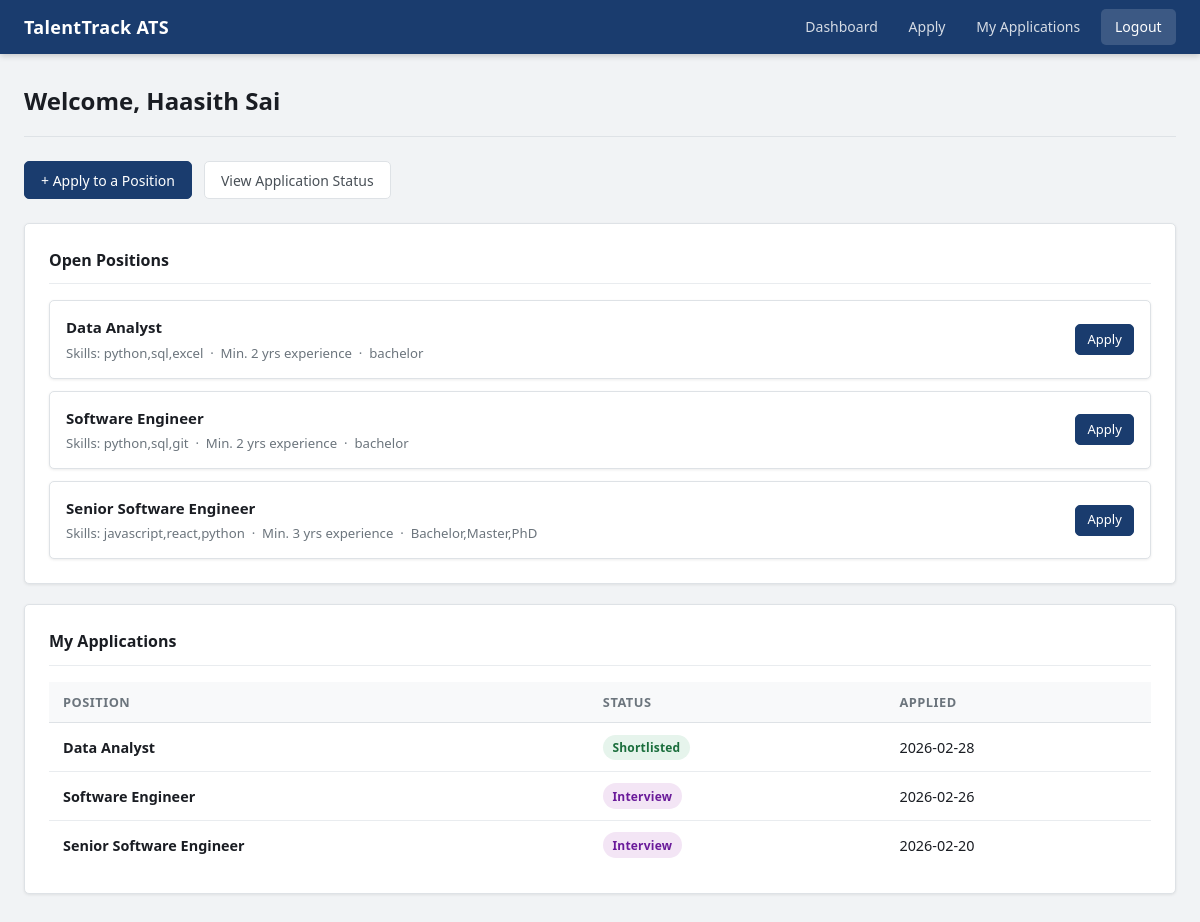
/candidate/dashboard (signed in), run on the app's committed database.
### tables this page shows
CREATE TABLE jobs (
    id INTEGER PRIMARY KEY AUTOINCREMENT,
    title TEXT NOT NULL,
    mandatory_skills TEXT NOT NULL,
    optional_skills TEXT,
    min_experience INTEGER DEFAULT 0,
    required_education TEXT,
    skill_weight INTEGER NOT NULL,
    experience_weight INTEGER NOT NULL,
    education_weight INTEGER NOT NULL,
    created_by INTEGER NOT NULL,
    is_closed INTEGER DEFAULT 0,
    created_at TIMESTAMP DEFAULT CURRENT_TIMESTAMP,
    FOREIGN KEY (created_by) REFERENCES users(id),
    CHECK(skill_weight + experience_weight + education_weight = 100)
);

CREATE TABLE applications (
    id INTEGER PRIMARY KEY AUTOINCREMENT,
    candidate_id INTEGER NOT NULL,
    job_id INTEGER NOT NULL,
    resume_path TEXT NOT NULL,
    resume_hash TEXT NOT NULL,
    parsed_name TEXT,
    parsed_email TEXT,
    parsed_phone TEXT,
    parsed_skills TEXT,
    parsed_experience INTEGER DEFAULT 0,
    parsed_education TEXT,
    skill_score REAL DEFAULT 0,
    experience_score REAL DEFAULT 0,
    education_score REAL DEFAULT 0,
    weighted_total REAL DEFAULT 0,
    rank_position INTEGER,
    status TEXT DEFAULT 'Under Review' CHECK(status IN ('Under Review', 'Shortlisted', 'Rejected', 'Interview')),
    rejection_reason TEXT,
    matched_skills TEXT,
    missing_skills TEXT,
    partial_matches TEXT,
    score_explanation TEXT,
    feedback TEXT,
    applied_at TIMESTAMP DEFAULT CURRENT_TIMESTAMP,
    FOREIGN KEY (candidate_id) REFERENCES users(id),
    FOREIGN KEY (job_id) REFERENCES jobs(id),
    UNIQUE(candidate_id, job_id)
);

### candidate/routes.py (the view)
@candidate_bp.route('/dashboard')
@candidate_required
def dashboard():
    apps = get_candidate_applications(session['user_id'])
    jobs = get_available_jobs()
    return render_template('candidate/dashboard.html', apps=apps, jobs=jobs)

### auth/models.py (called while the page is built)
def get_db():
    conn = sqlite3.connect(DATABASE)
    conn.row_factory = sqlite3.Row
    return conn

def candidate_required(f):
    @wraps(f)
    def decorated_function(*args, **kwargs):
        if 'user_id' not in session or session.get('role') != 'candidate':
            flash('Candidate access required', 'danger')
            return redirect(url_for('landing'))
        return f(*args, **kwargs)
    return decorated_function

### candidate/models.py (called while the page is built)
def get_candidate_applications(user_id: int) -> list:
    conn = get_db()
    apps = conn.execute("""
        SELECT
            a.*,
            COALESCE(j.title, 'Position Unavailable') AS job_title
        FROM applications a
        LEFT JOIN jobs j ON a.job_id = j.id
        WHERE a.candidate_id = ?
        ORDER BY a.applied_at DESC
    """, (user_id,)).fetchall()
    conn.close()
    return apps

def get_available_jobs() -> list:
    conn = get_db()
    jobs = conn.execute("""
        SELECT
            j.id,
            j.title,
            j.mandatory_skills,
            j.optional_skills,
            j.min_experience,
            j.required_education,
            COALESCE(u.company, 'Company') AS company_name
        FROM jobs j
        LEFT JOIN users u ON j.created_by = u.id
        WHERE j.is_closed = 0
        ORDER BY j.created_at DESC
    """).fetchall()
    conn.close()
    return jobs

### templates/candidate/dashboard.html (shortened to what this page needs)
<!DOCTYPE html>
<html lang="en">
<head>
  <link rel="stylesheet" href="{{ url_for('static', filename='css/style.css') }}">
</head>
<body>
<nav class="navbar">
  <div class="navbar-container">
    <span class="nav-brand">TalentTrack ATS</span>
    <div class="nav-menu">
      <a href="{{ url_for('candidate.dashboard') }}">Dashboard</a>
      <a href="{{ url_for('candidate.upload') }}">Apply</a>
      <a href="{{ url_for('candidate.status') }}">My Applications</a>
      <a href="{{ url_for('auth.logout') }}" class="btn-logout">Logout</a>
    </div>
  </div>
</nav>
<div class="container">
  <div class="page-header">
    <h1>Welcome, {{ session.name }}</h1>
  </div>
  <div style="display:flex;gap:.75rem;margin-bottom:1.5rem;">
    <a href="{{ url_for('candidate.upload') }}" class="btn btn-primary">+ Apply to a Position</a>
    <a href="{{ url_for('candidate.status') }}" class="btn btn-secondary">View Application Status</a>
  </div>
  {% if jobs %}
  <div class="card">
    <div class="card-header">Open Positions</div>
    <div class="job-list">
      {% for job in jobs %}
      <div class="job-row">
        <div class="job-row-info">
          <h4>{{ job.title }}</h4>
          <p>
            Skills: {{ job.mandatory_skills }}
            &nbsp;·&nbsp;
            Min. {{ job.min_experience }} yr{{ 's' if job.min_experience != 1 }} experience
            &nbsp;·&nbsp;
            {{ job.required_education or 'Any education' }}
          </p>
        </div>
        <a href="{{ url_for('candidate.upload') }}?job={{ job.id }}" class="btn btn-primary btn-sm">Apply</a>
      </div>
      {% endfor %}
    </div>
  </div>
  {% else %}
  <div class="empty-state">No open positions at this time.</div>
  {% endif %}
  {% if apps %}
  <div class="card">
    <div class="card-header">My Applications</div>
    <table>
      <thead>
        <tr><th>Position</th><th>Status</th><th>Applied</th></tr>
      </thead>
      <tbody>
      {% for app in apps %}
      <tr>
        <td><strong>{{ app.job_title }}</strong></td>
        <td><span class="badge badge-{{ app.status|lower|replace(' ','-') }}">{{ app.status }}</span></td>
        <td>{{ app.applied_at[:10] }}</td>
      </tr>
      {% endfor %}
      </tbody>
    </table>
  </div>
  {% endif %}
</div>
</body>
</html>

### static/css/style.css (style rules this page uses)
*, *::before, *::after { box-sizing: border-box; margin: 0; padding: 0; }
:root { --blue: #1a3c6e; --blue-hover: #14305a; --blue-light: #e8eef7; --green: #1a6e3c; --green-bg: #e6f4ec; --red: #6e1a1a; --red-bg: #f4e6e6; --amber: #7a5200; --amber-bg: #fef3d0; --gray-50: #f8f9fa; --gray-100: #f1f3f5; --gray-200: #e9ecef; --gray-300: #dee2e6; --gray-500: #6c757d; --gray-700: #495057; --gray-900: #1a1d23; --white: #ffffff; --radius: 5px; --shadow-sm: 0 1px 3px rgba(0,0,0,.08); --shadow: 0 2px 8px rgba(0,0,0,.10); --font: 'Segoe UI', system-ui, -apple-system, sans-serif; }
body { font-family: var(--font); background: var(--gray-100); color: var(--gray-900); font-size: 0.9375rem; line-height: 1.6; min-height: 100vh; }
.navbar { background: var(--blue); box-shadow: 0 2px 6px rgba(0,0,0,.18); position: sticky; top: 0; z-index: 100; }
.navbar-container { max-width: 1200px; margin: 0 auto; display: flex; align-items: center; justify-content: space-between; padding: 0 1.5rem; height: 54px; }
.nav-brand { font-size: 1.125rem; font-weight: 700; color: var(--white); letter-spacing: .3px; }
.nav-menu { display: flex; align-items: center; gap: 2px; }
.nav-menu a { color: rgba(255,255,255,.82); text-decoration: none; font-size: 0.875rem; font-weight: 500; padding: .4rem .9rem; border-radius: var(--radius); transition: background .15s, color .15s; }
.nav-menu .btn-logout { background: rgba(255,255,255,.15); color: #fff; margin-left: .25rem; }
.container { max-width: 1200px; margin: 0 auto; padding: 1.75rem 1.5rem; }
.page-header { margin-bottom: 1.5rem; padding-bottom: 1rem; border-bottom: 1px solid var(--gray-300); }
.page-header h1 { font-size: 1.5rem; font-weight: 700; color: var(--gray-900); }
.card { background: var(--white); border: 1px solid var(--gray-300); border-radius: var(--radius); padding: 1.5rem; margin-bottom: 1.25rem; box-shadow: var(--shadow-sm); }
.card-header { font-size: 1rem; font-weight: 600; color: var(--gray-900); margin-bottom: 1rem; padding-bottom: .625rem; border-bottom: 1px solid var(--gray-200); }
.btn { display: inline-flex; align-items: center; gap: .35rem; padding: .45rem 1rem; font-size: .875rem; font-weight: 500; border: 1px solid transparent; border-radius: var(--radius); cursor: pointer; text-decoration: none; transition: all .15s; line-height: 1.5; white-space: nowrap; }
.btn-primary { background: var(--blue); color: #fff; border-color: var(--blue); }
.btn-secondary { background: var(--white); color: var(--gray-700); border-color: var(--gray-300); }
.btn-sm { padding: .3rem .7rem; font-size: .8125rem; }
table { width: 100%; border-collapse: collapse; }
thead th { background: var(--gray-50); text-align: left; font-size: .8rem; font-weight: 600; color: var(--gray-500); text-transform: uppercase; letter-spacing: .5px; padding: .625rem .875rem; border-bottom: 1px solid var(--gray-300); }
tbody td { padding: .7rem .875rem; font-size: .9rem; color: var(--gray-900); border-bottom: 1px solid var(--gray-200); vertical-align: middle; }
tbody tr:last-child td { border-bottom: none; }
.badge { display: inline-flex; align-items: center; padding: .2rem .6rem; font-size: .75rem; font-weight: 600; border-radius: 20px; letter-spacing: .2px; white-space: nowrap; }
.badge-shortlisted { background: var(--green-bg); color: var(--green); }
.badge-interview { background: #f3e5f5; color: #6a1b9a; }
.job-list { display: flex; flex-direction: column; gap: .75rem; }
.job-row { display: flex; align-items: center; justify-content: space-between; padding: .875rem 1rem; background: var(--white); border: 1px solid var(--gray-300); border-radius: var(--radius); box-shadow: var(--shadow-sm); gap: 1rem; flex-wrap: wrap; }
.job-row-info h4 { font-size: .9375rem; font-weight: 600; margin-bottom: .2rem; }
.job-row-info p { font-size: .825rem; color: var(--gray-500); margin: 0; }

### data on the page
jobs: title "Data Analyst", mandatory_skills "python,sql,excel", min_experience "2", min_experience "s", required_education "bachelor"
jobs: title "Software Engineer", mandatory_skills "python,sql,git", min_experience "2", min_experience "s", required_education "bachelor"
jobs: title "Senior Software Engineer", mandatory_skills "javascript,react,python", min_experience "3", min_experience "s", required_education "Bachelor,Master,PhD"
applications: job_title "Data Analyst", status "Shortlisted", applied_at "2026-02-28"
applications: job_title "Software Engineer", status "Interview", applied_at "2026-02-26"
applications: job_title "Senior Software Engineer", status "Interview", applied_at "2026-02-20"

### other printed values
{{ session.name }} "Haasith Sai"
